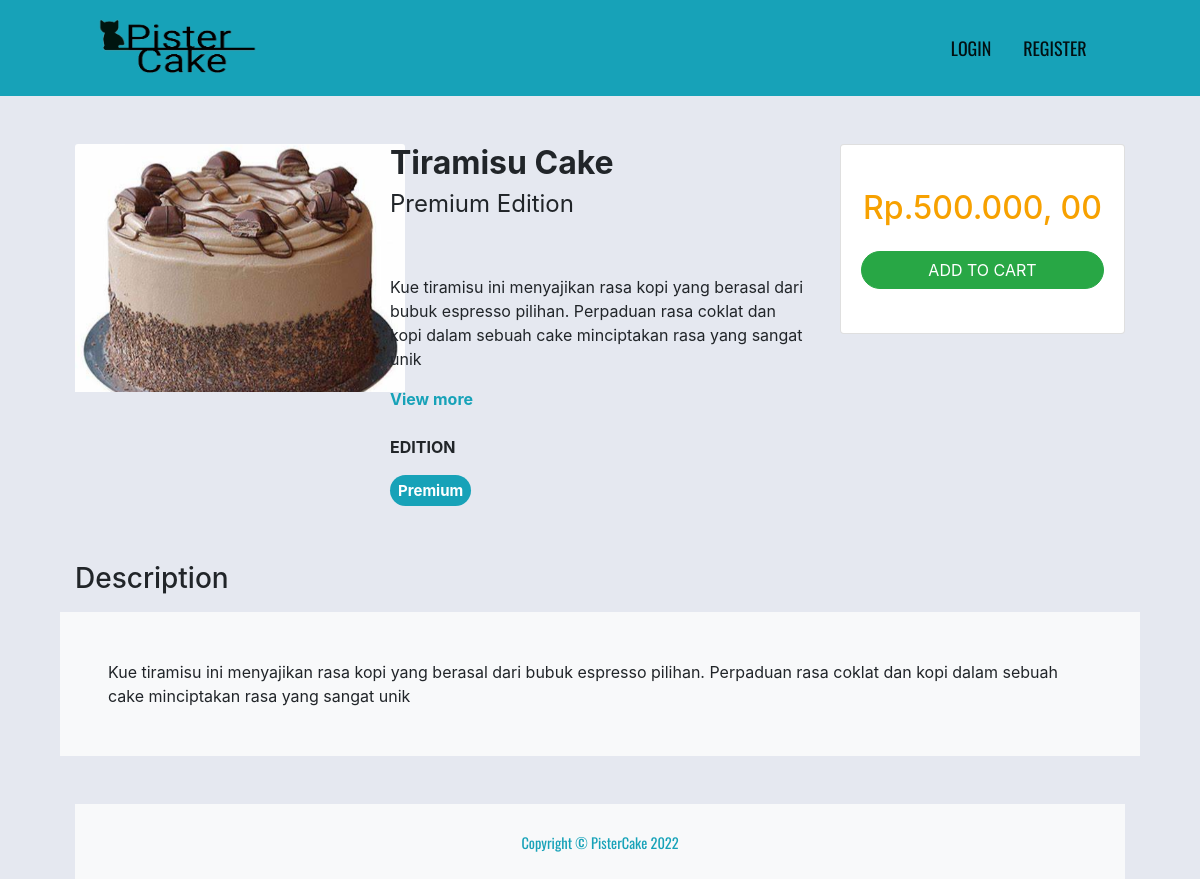
Screenshot of /home/detail/8 with the database file from the repository.
### tables this page shows
CREATE TABLE `products`  (
  `id` int NOT NULL AUTO_INCREMENT,
  `name` varchar(100) NOT NULL,
  `price` int NOT NULL,
  `edition` enum('reguler','premium') NOT NULL,
  `image` varchar(255) NOT NULL,
  `description` text NOT NULL,
  PRIMARY KEY (`id`) USING BTREE
);

### application/controllers/Home.php (called while the page is built, shortened)
<?php
class Home extends CI_Controller
{
	public function __construct()
	{
		$this->load->model('home_model', 'home');
	}
	public function detail($id)
	{
		$data['title'] = 'Detail Cake';
		$data['cake']	= $this->home->getCakeById($id);
		$data['page']	= 'pages/home/detail';
		$this->load->view('layouts/app', $data);
	}
}

### index.php (called while the page is built, shortened)
<?php
require_once BASEPATH.'core/CodeIgniter.php';

### application/models/Home_model.php (called while the page is built, shortened)
<?php
class Home_model extends CI_Model
{
	public function getCakeById($id)
	{
		return $this->db->get_where('products', ['id' => $id])->row_array();
	}
}

### application/views/pages/home/detail.php (the view, shortened to what this page needs)
<div class="container">
	<div class="row mt-5">
		<div class="col">
			<img src="<?= base_url() ?>/images/cake/<?= $cake['image'] ?>" class="card-img-top" alt="<?= $cake['name'] ?>" style="width: 330px">
		</div>
		<div class="col-5">
			<h2 class="font-weight-bold"><?= $cake['name'] ?></h2>
			<h4 class="font-weight-normal"><?= ucfirst($cake['edition']) ?> Edition</h4>
			<br> <br>
			<p><?= character_limiter($cake['description'], 200) ?></p>
			<a href="#description" class="text-info font-weight-bold">View more</a>
			<br> <br>
			<p class="font-weight-bold">EDITION</p>
			<h5><span class="badge badge-info badge-pill p-2"><?= ucfirst($cake['edition']) ?></span></h5>
		</div>
		<div class="col">
			<div class="card">
				<div class="card-body text-center">
					<h2 class="text-center text-warning price mt-4 mb-4">Rp.<?= number_format($cake['price'], 2, ', ', '.'); ?></h2>
					<form action="<?= base_url('cart/add') ?>" method="POST">
						<button type="submit" class="btn btn-large btn-success btn-block badge-pill mb-4">ADD TO CART</button>
					</form>
				</div>
			</div>
		</div>
	</div>
	<div class="row mt-5 mb-2">
		<div class="col">
			<h3 id="description">Description</h3>
		</div>
	</div>
	<div class="row">
		<div class="col bg-light p-5">
			<?= $cake['description'] ?>
		</div>
	</div>

### assets/css/style.css (style rules this page uses)
body { background-color: #e5e8f0; overflow-x: hidden; }
.container { max-width: 90%; }
.price { color: rgb(247, 161, 0) !important; }

### rows the page displays
products: image (picture), name "Tiramisu Cake", edition "Premium", description "Kue tiramisu ini menyajikan rasa kopi yang berasal dari bubuk espresso pilihan. Perpaduan rasa coklat dan kopi dalam sebuah cake minciptakan rasa yang sangat unik", price "500.000, 00"
